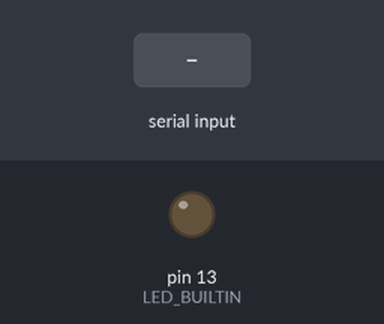
Bench run of a program on a simulated Arduino Uno, built with avr-gcc and run on an emulated ATmega328P. Parts: output pins drawn as LEDs (lit = HIGH). Dashed ring = blinking. The inputs (shaded band) are chosen by the test bench. Random numbers use the default seed unless the program sets one; what the program prints to the serial monitor is not drawn.

Above: at 1.2 s.
1.3 s: "5" received over Serial
At 1.7 s:
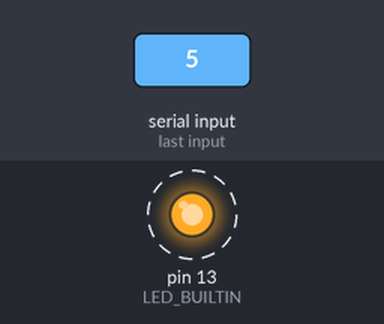
4.3 s: "1" received over Serial
6.8 s: "3" received over Serial
Timing chart, 0 to 14.8 s (numbered marks = the images above; inputs shaded):
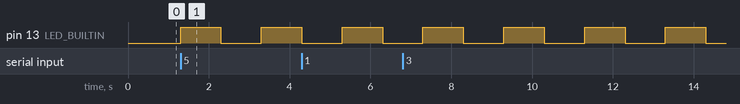

Measured:
- after the input at 1.3 s, pin 13 (LED_BUILTIN): LOW → HIGH at once, → LOW 1.0 s later, → HIGH 1.0 s later

The program:

main.cpp
```cpp
#include <Arduino.h>

int serialReadByte;
int randNumber;
int ledState = LOW;
unsigned long sleepTime = 1000;
unsigned long latestSwitchMs = millis();

String message = "";

bool expectingCommand = true;
bool ledBlinkingIsOn = false;

bool wantToGetAMessage = false;
bool wantToSetSleepTime = false;
bool wantToKnowLastRandom = false;
bool wantToGenerateRandom = false;
bool wantToSwitchBlinkingOnOff = false;
bool wantToSetMessage = false;

void processState();
void establishContact();

void setup()
{
	pinMode(LED_BUILTIN, OUTPUT);
	Serial.begin(9600);

	while (!Serial)
	{
		; // wait for serial port to connect. Needed for native USB port only
	}

	Serial.println("OK");
}

void loop()
{
	if (Serial.available() > 0 && expectingCommand)
	{
		serialReadByte = Serial.read();

		// Serial.print(serialReadByte);

		switch (serialReadByte)
		{
		case 49: // 1
			wantToGetAMessage = true;
			break;
		case 50: // 2
			wantToSetSleepTime = true;
			expectingCommand = false;
			break;
		case 51: // 3
			wantToKnowLastRandom = true;
			break;
		case 52: // 4
			wantToGenerateRandom = true;
			break;
		case 53: // 5
			wantToSwitchBlinkingOnOff = true;
			break;
		case 54: // 6
			wantToSetMessage = true;
			expectingCommand = false;
			break;
		}
		return;
	}

	processState();

	if (ledBlinkingIsOn && sleepTime != 0)
	{
		if (millis() - latestSwitchMs >= sleepTime)
		{
			ledState = !ledState;
			digitalWrite(LED_BUILTIN, ledState);
			latestSwitchMs = millis();
		}
	}
}

void processState()
{
	if (wantToSwitchBlinkingOnOff)
	{
		wantToSwitchBlinkingOnOff = false;
		ledBlinkingIsOn = !ledBlinkingIsOn;
	}

	if (wantToGetAMessage)
	{
		wantToGetAMessage = false;

		if (message.length() == 0)
		{
			String defaultMessage = "Ahoj, napiš! rnd[" + String(randNumber) + "]";
			Serial.write(defaultMessage.c_str());
		}
		else
		{
			Serial.write(message.c_str());
		}
		Serial.println();
	}

	if (wantToKnowLastRandom)
	{
		wantToKnowLastRandom = false;
		Serial.write(randNumber);
		Serial.println();
	}

	if (wantToGenerateRandom)
	{
		wantToGenerateRandom = false;
		randNumber = random(256); // 0 - 255
	}

	// SETTERS

	if (wantToSetSleepTime && Serial.available() > 0)
	{
		sleepTime = Serial.read();
		wantToSetSleepTime = false;
		expectingCommand = true;
	}

	if (wantToSetMessage && Serial.available() > 0)
	{
		sleepTime = Serial.read();
		wantToSetMessage = false;
		expectingCommand = true;
	}
}
```
